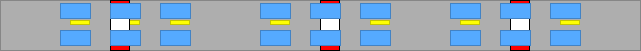
      <widget class="QFrame" name="frame_5">
       <property name="geometry">
        <rect>
         <x>70</x>
         <y>340</y>
         <width>641</width>
         <height>51</height>
        </rect>
       </property>
       <property name="styleSheet">
        <string notr="true">background-color: rgb(174, 174, 174);</string>
       </property>
       <property name="frameShape">
        <enum>QFrame::Shape::StyledPanel</enum>
       </property>
       <property name="frameShadow">
        <enum>QFrame::Shadow::Raised</enum>
       </property>
       <widget class="QFrame" name="frame_106">
        <property name="geometry">
         <rect>
          <x>170</x>
          <y>20</y>
          <width>20</width>
          <height>5</height>
         </rect>
        </property>
        <property name="styleSheet">
         <string notr="true">background-color: rgb(255, 255, 0);</string>
        </property>
        <property name="frameShape">
         <enum>QFrame::Shape::StyledPanel</enum>
        </property>
        <property name="frameShadow">
         <enum>QFrame::Shadow::Raised</enum>
        </property>
       </widget>
       <widget class="QFrame" name="frame_104">
        <property name="geometry">
         <rect>
          <x>70</x>
          <y>20</y>
          <width>20</width>
          <height>5</height>
         </rect>
        </property>
        <property name="styleSheet">
         <string notr="true">background-color: rgb(255, 255, 0);</string>
        </property>
        <property name="frameShape">
         <enum>QFrame::Shape::StyledPanel</enum>
        </property>
        <property name="frameShadow">
         <enum>QFrame::Shadow::Raised</enum>
        </property>
       </widget>
       <widget class="QFrame" name="frame_105">
        <property name="geometry">
         <rect>
          <x>120</x>
          <y>20</y>
          <width>20</width>
          <height>5</height>
         </rect>
        </property>
        <property name="styleSheet">
         <string notr="true">background-color: rgb(255, 255, 0);</string>
        </property>
        <property name="frameShape">
         <enum>QFrame::Shape::StyledPanel</enum>
        </property>
        <property name="frameShadow">
         <enum>QFrame::Shadow::Raised</enum>
        </property>
       </widget>
       <widget class="QFrame" name="frame_107">
        <property name="geometry">
         <rect>
          <x>270</x>
          <y>20</y>
          <width>20</width>
          <height>5</height>
         </rect>
        </property>
        <property name="styleSheet">
         <string notr="true">background-color: rgb(255, 255, 0);</string>
        </property>
        <property name="frameShape">
         <enum>QFrame::Shape::StyledPanel</enum>
        </property>
        <property name="frameShadow">
         <enum>QFrame::Shadow::Raised</enum>
        </property>
       </widget>
       <widget class="QFrame" name="frame_108">
        <property name="geometry">
         <rect>
          <x>320</x>
          <y>20</y>
          <width>20</width>
          <height>5</height>
         </rect>
        </property>
        <property name="styleSheet">
         <string notr="true">background-color: rgb(255, 255, 0);</string>
        </property>
        <property name="frameShape">
         <enum>QFrame::Shape::StyledPanel</enum>
        </property>
        <property name="frameShadow">
         <enum>QFrame::Shadow::Raised</enum>
        </property>
       </widget>
       <widget class="QFrame" name="frame_109">
        <property name="geometry">
         <rect>
          <x>370</x>
          <y>20</y>
          <width>20</width>
          <height>5</height>
         </rect>
        </property>
        <property name="styleSheet">
         <string notr="true">background-color: rgb(255, 255, 0);</string>
        </property>
        <property name="frameShape">
         <enum>QFrame::Shape::StyledPanel</enum>
        </property>
        <property name="frameShadow">
         <enum>QFrame::Shadow::Raised</enum>
        </property>
       </widget>
       <widget class="QFrame" name="frame_112">
        <property name="geometry">
         <rect>
          <x>560</x>
          <y>20</y>
          <width>20</width>
          <height>5</height>
         </rect>
        </property>
        <property name="styleSheet">
         <string notr="true">background-color: rgb(255, 255, 0);</string>
        </property>
        <property name="frameShape">
         <enum>QFrame::Shape::StyledPanel</enum>
        </property>
        <property name="frameShadow">
         <enum>QFrame::Shadow::Raised</enum>
        </property>
       </widget>
       <widget class="QFrame" name="frame_111">
        <property name="geometry">
         <rect>
          <x>510</x>
          <y>20</y>
          <width>20</width>
          <height>5</height>
         </rect>
        </property>
        <property name="styleSheet">
         <string notr="true">background-color: rgb(255, 255, 0);</string>
        </property>
        <property name="frameShape">
         <enum>QFrame::Shape::StyledPanel</enum>
        </property>
        <property name="frameShadow">
         <enum>QFrame::Shadow::Raised</enum>
        </property>
       </widget>
       <widget class="QFrame" name="frame_110">
        <property name="geometry">
         <rect>
          <x>460</x>
          <y>20</y>
          <width>20</width>
          <height>5</height>
         </rect>
        </property>
        <property name="styleSheet">
         <string notr="true">background-color: rgb(255, 255, 0);</string>
        </property>
        <property name="frameShape">
         <enum>QFrame::Shape::StyledPanel</enum>
        </property>
        <property name="frameShadow">
         <enum>QFrame::Shadow::Raised</enum>
        </property>
       </widget>
       <widget class="QFrame" name="bframe4">
        <property name="geometry">
         <rect>
          <x>510</x>
          <y>0</y>
          <width>20</width>
          <height>51</height>
         </rect>
        </property>
        <property name="styleSheet">
         <string notr="true">background-color: qlineargradient(spread:pad, x1:0, y1:0, x2:0, y2:1, stop:0 rgba(255, 0, 0, 255), stop:0.339795 rgba(255, 0, 0, 255), stop:0.339799 rgba(255, 255, 255, 255), stop:0.662444 rgba(255, 255, 255, 255), stop:0.662469 rgba(255, 0, 0, 255), stop:1 rgba(255, 0, 0, 255));</string>
        </property>
        <property name="frameShape">
         <enum>QFrame::Shape::StyledPanel</enum>
        </property>
        <property name="frameShadow">
         <enum>QFrame::Shadow::Raised</enum>
        </property>
       </widget>
       <widget class="QFrame" name="bframe5">
        <property name="geometry">
         <rect>
          <x>320</x>
          <y>0</y>
          <width>20</width>
          <height>51</height>
         </rect>
        </property>
        <property name="styleSheet">
         <string notr="true">background-color: qlineargradient(spread:pad, x1:0, y1:0, x2:0, y2:1, stop:0 rgba(255, 0, 0, 255), stop:0.339795 rgba(255, 0, 0, 255), stop:0.339799 rgba(255, 255, 255, 255), stop:0.662444 rgba(255, 255, 255, 255), stop:0.662469 rgba(255, 0, 0, 255), stop:1 rgba(255, 0, 0, 255));</string>
        </property>
        <property name="frameShape">
         <enum>QFrame::Shape::StyledPanel</enum>
        </property>
        <property name="frameShadow">
         <enum>QFrame::Shadow::Raised</enum>
        </property>
       </widget>
       <widget class="QFrame" name="bframe6">
        <property name="geometry">
         <rect>
          <x>110</x>
          <y>0</y>
          <width>20</width>
          <height>51</height>
         </rect>
        </property>
        <property name="styleSheet">
         <string notr="true">background-color: qlineargradient(spread:pad, x1:0, y1:0, x2:0, y2:1, stop:0 rgba(255, 0, 0, 255), stop:0.339795 rgba(255, 0, 0, 255), stop:0.339799 rgba(255, 255, 255, 255), stop:0.662444 rgba(255, 255, 255, 255), stop:0.662469 rgba(255, 0, 0, 255), stop:1 rgba(255, 0, 0, 255));</string>
        </property>
        <property name="frameShape">
         <enum>QFrame::Shape::StyledPanel</enum>
        </property>
        <property name="frameShadow">
         <enum>QFrame::Shadow::Raised</enum>
        </property>
       </widget>
       <widget class="QFrame" name="autopos6_7">
        <property name="geometry">
         <rect>
          <x>160</x>
          <y>30</y>
          <width>31</width>
          <height>16</height>
         </rect>
        </property>
        <property name="styleSheet">
         <string notr="true">background-color: rgb(85, 170, 255);</string>
        </property>
        <property name="frameShape">
         <enum>QFrame::Shape::StyledPanel</enum>
        </property>
        <property name="frameShadow">
         <enum>QFrame::Shadow::Raised</enum>
        </property>
       </widget>
       <widget class="QFrame" name="autopos4_7">
        <property name="geometry">
         <rect>
          <x>60</x>
          <y>30</y>
          <width>31</width>
          <height>16</height>
         </rect>
        </property>
        <property name="styleSheet">
         <string notr="true">background-color: rgb(85, 170, 255);</string>
        </property>
        <property name="frameShape">
         <enum>QFrame::Shape::StyledPanel</enum>
        </property>
        <property name="frameShadow">
         <enum>QFrame::Shadow::Raised</enum>
        </property>
       </widget>
       <widget class="QFrame" name="autopos2_7">
        <property name="geometry">
         <rect>
          <x>110</x>
          <y>3</y>
          <width>31</width>
          <height>16</height>
         </rect>
        </property>
        <property name="styleSheet">
         <string notr="true">background-color: rgb(85, 170, 255);</string>
        </property>
        <property name="frameShape">
         <enum>QFrame::Shape::StyledPanel</enum>
        </property>
        <property name="frameShadow">
         <enum>QFrame::Shadow::Raised</enum>
        </property>
       </widget>
       <widget class="QFrame" name="autopos5_7">
        <property name="geometry">
         <rect>
          <x>110</x>
          <y>30</y>
          <width>31</width>
          <height>16</height>
         </rect>
        </property>
        <property name="styleSheet">
         <string notr="true">background-color: rgb(85, 170, 255);</string>
        </property>
        <property name="frameShape">
         <enum>QFrame::Shape::StyledPanel</enum>
        </property>
        <property name="frameShadow">
         <enum>QFrame::Shadow::Raised</enum>
        </property>
       </widget>
       <widget class="QFrame" name="autopos1_7">
        <property name="geometry">
         <rect>
          <x>160</x>
          <y>3</y>
          <width>31</width>
          <height>16</height>
         </rect>
        </property>
        <property name="styleSheet">
         <string notr="true">background-color: rgb(85, 170, 255);</string>
        </property>
        <property name="frameShape">
         <enum>QFrame::Shape::StyledPanel</enum>
        </property>
        <property name="frameShadow">
         <enum>QFrame::Shadow::Raised</enum>
        </property>
       </widget>
       <widget class="QFrame" name="autopos3_7">
        <property name="geometry">
         <rect>
          <x>60</x>
          <y>3</y>
          <width>31</width>
          <height>16</height>
         </rect>
        </property>
        <property name="styleSheet">
         <string notr="true">background-color: rgb(85, 170, 255);</string>
        </property>
        <property name="frameShape">
         <enum>QFrame::Shape::StyledPanel</enum>
        </property>
        <property name="frameShadow">
         <enum>QFrame::Shadow::Raised</enum>
        </property>
       </widget>
       <widget class="QFrame" name="autopos6_8">
        <property name="geometry">
         <rect>
          <x>360</x>
          <y>30</y>
          <width>31</width>
          <height>16</height>
         </rect>
        </property>
        <property name="styleSheet">
         <string notr="true">background-color: rgb(85, 170, 255);</string>
        </property>
        <property name="frameShape">
         <enum>QFrame::Shape::StyledPanel</enum>
        </property>
        <property name="frameShadow">
         <enum>QFrame::Shadow::Raised</enum>
        </property>
       </widget>
       <widget class="QFrame" name="autopos2_8">
        <property name="geometry">
         <rect>
          <x>310</x>
          <y>3</y>
          <width>31</width>
          <height>16</height>
         </rect>
        </property>
        <property name="styleSheet">
         <string notr="true">background-color: rgb(85, 170, 255);</string>
        </property>
        <property name="frameShape">
         <enum>QFrame::Shape::StyledPanel</enum>
        </property>
        <property name="frameShadow">
         <enum>QFrame::Shadow::Raised</enum>
        </property>
       </widget>
       <widget class="QFrame" name="autopos1_8">
        <property name="geometry">
         <rect>
          <x>360</x>
          <y>3</y>
          <width>31</width>
          <height>16</height>
         </rect>
        </property>
        <property name="styleSheet">
         <string notr="true">background-color: rgb(85, 170, 255);</string>
        </property>
        <property name="frameShape">
         <enum>QFrame::Shape::StyledPanel</enum>
        </property>
        <property name="frameShadow">
         <enum>QFrame::Shadow::Raised</enum>
        </property>
       </widget>
       <widget class="QFrame" name="autopos5_8">
        <property name="geometry">
         <rect>
          <x>310</x>
          <y>30</y>
          <width>31</width>
          <height>16</height>
         </rect>
        </property>
        <property name="styleSheet">
         <string notr="true">background-color: rgb(85, 170, 255);</string>
        </property>
        <property name="frameShape">
         <enum>QFrame::Shape::StyledPanel</enum>
        </property>
        <property name="frameShadow">
         <enum>QFrame::Shadow::Raised</enum>
        </property>
       </widget>
       <widget class="QFrame" name="autopos4_8">
        <property name="geometry">
         <rect>
          <x>260</x>
          <y>30</y>
          <width>31</width>
          <height>16</height>
         </rect>
        </property>
        <property name="styleSheet">
         <string notr="true">background-color: rgb(85, 170, 255);</string>
        </property>
        <property name="frameShape">
         <enum>QFrame::Shape::StyledPanel</enum>
        </property>
        <property name="frameShadow">
         <enum>QFrame::Shadow::Raised</enum>
        </property>
       </widget>
       <widget class="QFrame" name="autopos3_8">
        <property name="geometry">
         <rect>
          <x>260</x>
          <y>3</y>
          <width>31</width>
          <height>16</height>
         </rect>
        </property>
        <property name="styleSheet">
         <string notr="true">background-color: rgb(85, 170, 255);</string>
        </property>
        <property name="frameShape">
         <enum>QFrame::Shape::StyledPanel</enum>
        </property>
        <property name="frameShadow">
         <enum>QFrame::Shadow::Raised</enum>
        </property>
       </widget>
       <widget class="QFrame" name="autopos6_9">
        <property name="geometry">
         <rect>
          <x>550</x>
          <y>30</y>
          <width>31</width>
          <height>16</height>
         </rect>
        </property>
        <property name="styleSheet">
         <string notr="true">background-color: rgb(85, 170, 255);</string>
        </property>
        <property name="frameShape">
         <enum>QFrame::Shape::StyledPanel</enum>
        </property>
        <property name="frameShadow">
         <enum>QFrame::Shadow::Raised</enum>
        </property>
       </widget>
       <widget class="QFrame" name="autopos2_9">
        <property name="geometry">
         <rect>
          <x>500</x>
          <y>3</y>
          <width>31</width>
          <height>16</height>
         </rect>
        </property>
        <property name="styleSheet">
         <string notr="true">background-color: rgb(85, 170, 255);</string>
        </property>
        <property name="frameShape">
         <enum>QFrame::Shape::StyledPanel</enum>
        </property>
        <property name="frameShadow">
         <enum>QFrame::Shadow::Raised</enum>
        </property>
       </widget>
       <widget class="QFrame" name="autopos1_9">
        <property name="geometry">
         <rect>
          <x>550</x>
          <y>3</y>
          <width>31</width>
          <height>16</height>
         </rect>
        </property>
        <property name="styleSheet">
         <string notr="true">background-color: rgb(85, 170, 255);</string>
        </property>
        <property name="frameShape">
         <enum>QFrame::Shape::StyledPanel</enum>
        </property>
        <property name="frameShadow">
         <enum>QFrame::Shadow::Raised</enum>
        </property>
       </widget>
       <widget class="QFrame" name="autopos4_9">
        <property name="geometry">
         <rect>
          <x>450</x>
          <y>30</y>
          <width>31</width>
          <height>16</height>
         </rect>
        </property>
        <property name="styleSheet">
         <string notr="true">background-color: rgb(85, 170, 255);</string>
        </property>
        <property name="frameShape">
         <enum>QFrame::Shape::StyledPanel</enum>
        </property>
        <property name="frameShadow">
         <enum>QFrame::Shadow::Raised</enum>
        </property>
       </widget>
       <widget class="QFrame" name="autopos5_9">
        <property name="geometry">
         <rect>
          <x>500</x>
          <y>30</y>
          <width>31</width>
          <height>16</height>
         </rect>
        </property>
        <property name="styleSheet">
         <string notr="true">background-color: rgb(85, 170, 255);</string>
        </property>
        <property name="frameShape">
         <enum>QFrame::Shape::StyledPanel</enum>
        </property>
        <property name="frameShadow">
         <enum>QFrame::Shadow::Raised</enum>
        </property>
       </widget>
       <widget class="QFrame" name="autopos3_9">
        <property name="geometry">
         <rect>
          <x>450</x>
          <y>3</y>
          <width>31</width>
          <height>16</height>
         </rect>
        </property>
        <property name="styleSheet">
         <string notr="true">background-color: rgb(85, 170, 255);</string>
        </property>
        <property name="frameShape">
         <enum>QFrame::Shape::StyledPanel</enum>
        </property>
        <property name="frameShadow">
         <enum>QFrame::Shadow::Raised</enum>
        </property>
       </widget>
      </widget>
